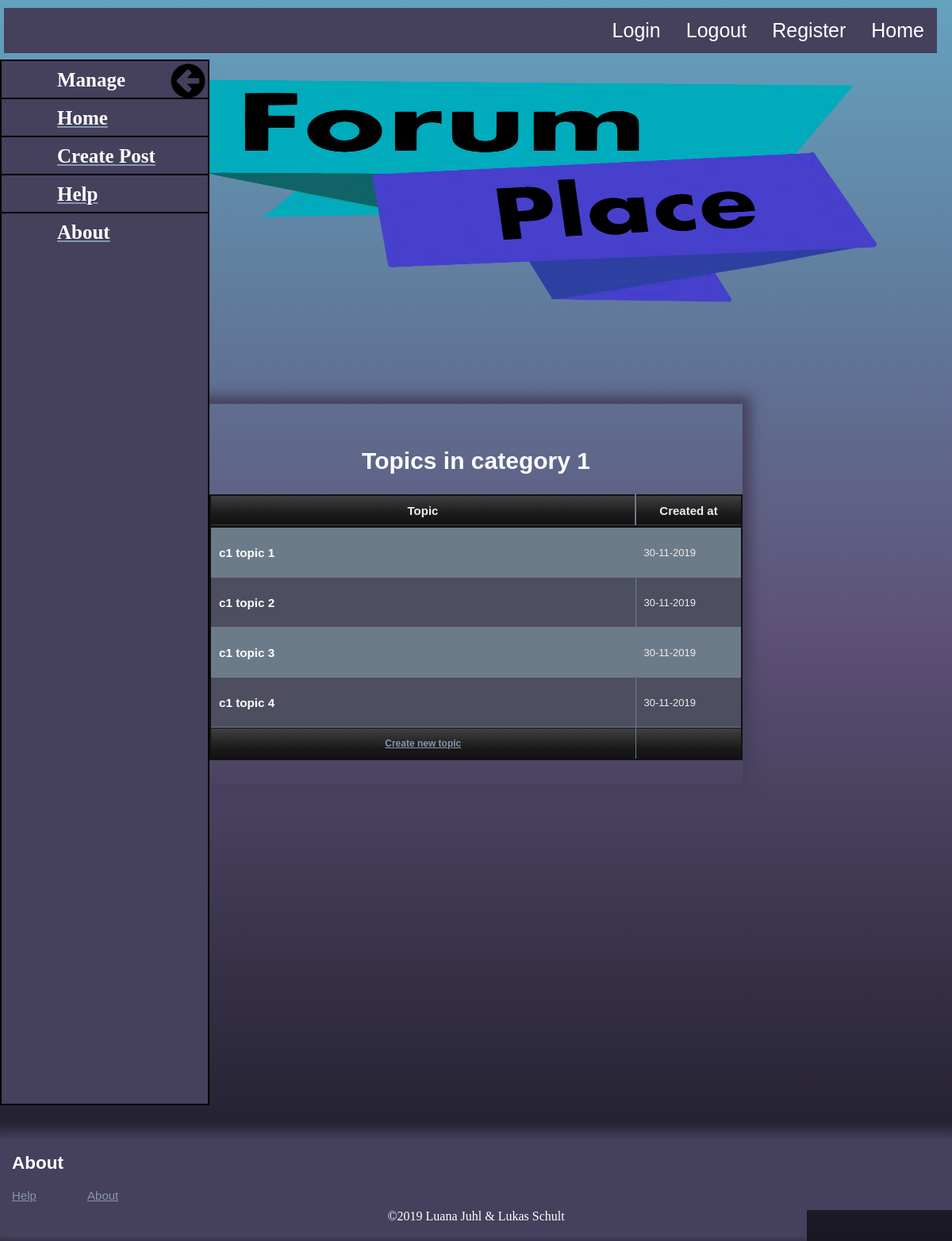
/category_view.php?id=10 (signed in), run on the app's committed database.
### tables this page shows
CREATE TABLE `categories` (
  `cat_id` int(8) NOT NULL,
  `cat_name` varchar(255) NOT NULL,
  `cat_desc` varchar(255) NOT NULL
);

CREATE TABLE `topics` (
  `topic_id` int(8) NOT NULL,
  `topic_subject` varchar(255) NOT NULL,
  `topic_date` datetime NOT NULL,
  `topic_cat` int(8) NOT NULL,
  `topic_by` int(8) NOT NULL
);

### category_view.php (the view, shortened to what this page needs)
<?php
$pdo = new PDO( 'mysql:host=localhost;dbname=content', 'root' );
?>
<!DOCTYPE HTML>
<html>
<head>
    <link rel="stylesheet" href="css/classic.css">
</head>
<body>
<?php include "header.php"?>
<?php include "sidebar.php"?>
    <div id="posts">
    <section>
        <?php
            $sql = "SELECT
                cat_id,
                cat_name,
                cat_desc
            FROM
                categories
            WHERE
                cat_id = " . $_GET['id'];
            $result = $pdo->query($sql);
            if(!isset($result))
            {
                echo 'The category could not be displayed, please try again later.';
            }
            else
            {
                if($result->columnCount() == 0)
                {
                    echo 'This category does not exist.';
                }
                else
                {
                    foreach ( $pdo->query($sql) as $row) {
                    echo '<h2>Topics in ' . $row['cat_name'] . '</h2>';
                }
                $sql = "SELECT
                    topic_id,
                    topic_subject,
                    topic_date,
                    topic_cat
                FROM
                    topics
                WHERE
                    topic_cat = " . $_GET['id'];
                $result = $pdo->query($sql)->fetch();
                if(!$result)
                {
                    echo '<h3>No topics in this Category or The topics could not be displayed, please try again later.</h3>';
                    if($_SESSION['user_level'] > 1)
                    {
                        echo '<h3><a href="create_topic.php?id='.$_GET['id'].'">Create new Topic</a></h3>';
                    }
                }
                else
                {
                    echo '<table class="darkTable">
                      <thead>
                      <tr>
                        <th>Topic</th>
                        <th>Created at</th>
                      </tr>
                      </thead>';
                    if($_SESSION['user_level'] > 1)
                    {
                        echo '<tfoot>
                            <td><a href="create_topic.php?id=' . $_GET['id'] . '">Create new topic</a></td>
                            <td></td>
                            </tfoot>';
                    }
                    echo '<tbody>';
                    foreach ($pdo->query($sql) as $row)
                    {
                        echo '<tr>';
                            echo '<td class="leftpart">';
                                echo '<h3><a href="topic_view.php?id=' . $row['topic_id'] . '">' . $row['topic_subject'] . '</a><h3>';
                            echo '</td>';
                            echo '<td class="rightpart">';
                                echo date('d-m-Y', strtotime($row['topic_date']));
                            echo '</td>';
                        echo '</tr>';
                    }
                    echo '</tbody>
                    </table>';
                }
            }
        }
        ?>
    </section>
    </div>
<?php include "footer.php"?>
</body>
</html>

### css/classic.css (style rules this page uses)
.darkTable { font-family: "Arial Black", Gadget, sans-serif; border: 2px solid #121213; background-color: #6c7b8a; width: 100%; height: 100px; text-align: center; border-collapse: collapse; }
.darkTable td, .darkTable th { border: 1px solid #6c7b8a; padding: 3px 2px; word-wrap: break-word; }
.darkTable tbody td { font-size: 13px; color: #f0eaea; padding-left: 10px; height: 7vh; }
.darkTable tbody td a { display: block; color: white; text-decoration: none; position: relative; }
.darkTable tbody td a::after { content: ""; background: #ecdfe6; mix-blend-mode: color-burn; width: 100%; height: 0; position: absolute; bottom: -4px; left: 0; -webkit-transition: all 0.3s cubic-bezier(0.445, 0.05, 0.55, 0.95); transition: all 0.3s cubic-bezier(0.445, 0.05, 0.55, 0.95); }
.darkTable tr:nth-child(even) { background: #4e4e61; }
.darkTable thead { color: #f0eaea; background: #121213; background: -webkit-gradient(linear, left top, left bottom, from(#404040), color-stop(66%, #191919), to(#121213)); background: linear-gradient(to bottom, #404040 0%, #191919 66%, #121213 100%); border-bottom: 3px solid #121213; height: 40px; }
.darkTable thead th { font-size: 15px; font-weight: bold; color: #f0eaea; text-align: center; border-left: 2px solid #6c7b8a; }
.darkTable thead th:first-child { border-left: none; }
.darkTable tfoot { font-size: 12px; font-weight: bold; color: #f0eaea; background: #121213; background: -webkit-gradient(linear, left top, left bottom, from(#404040), color-stop(66%, #191919), to(#121213)); background: linear-gradient(to bottom, #404040 0%, #191919 66%, #121213 100%); border-top: 1px solid #6c7b8a; height: 40px; }
.darkTable tfoot td { font-size: 12px; }
.leftpart { overflow: hidden; text-align: left; width: 80%; }
.rightpart { vertical-align: center; text-align: left; width: 20%; }
html { height: 100%; background-image: -webkit-gradient(linear, left top, left bottom, from(#64a2be), color-stop(#5E5278), to(#181722)); background-image: linear-gradient(#64a2be, #5E5278, #181722); background-attachment: fixed; }
body { height: 100%; margin: 0; }
section { padding-top: 30px; padding-bottom: 30px; font-family: Tahoma, Geneva, sans-serif; font-size: 20px; text-align: center; width: 80%; margin: auto; color: white; display: block; position: absolut; overflow: hidden; -webkit-box-shadow: 0 0 15px 10px #45405c; box-shadow: 0 0 15px 10px #45405c; }
a { color: #8498ac; }
div { margin-bottom: 5px; }
#posts { border-bottom: 0; margin: auto; width: 70%; padding-top: 10vh; }

### data on the page
categories: cat_name "category 1"
topics: topic_subject "c1 topic 1", topic_date "30-11-2019"
topics: topic_subject "c1 topic 2", topic_date "30-11-2019"
topics: topic_subject "c1 topic 3", topic_date "30-11-2019"
topics: topic_subject "c1 topic 4", topic_date "30-11-2019"
